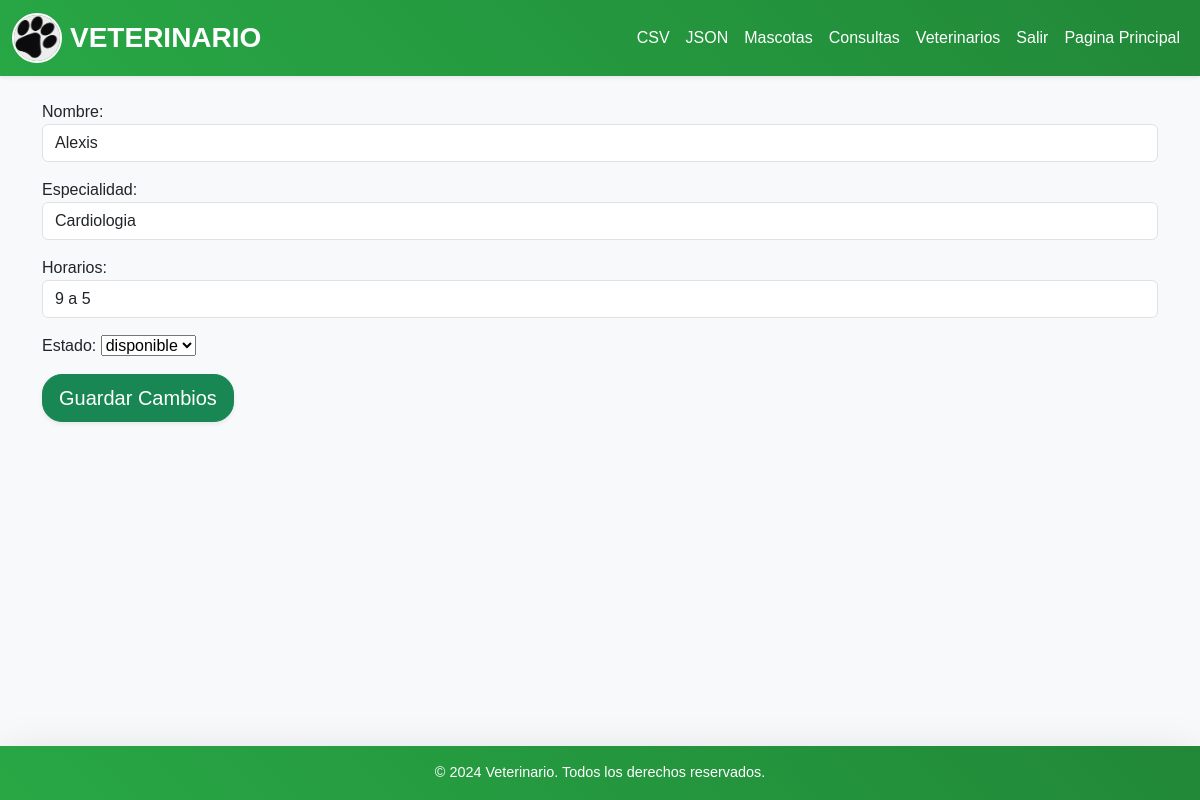
Screenshot of /veterinario/actualizar/1 (signed in) with the database file from the repository.
### core/models.py (models this page shows, shortened)
class Veterinario(models.Model):
    nombre = models.CharField("nombre", max_length=65)
    especialidad = models.CharField("especialidad", max_length=100)
    horarios = models.CharField("horarios", max_length=100)
    ESTADOS = [
        ("Disponible", "disponible"),
        ("Ocupado", "ocupado"),
    ]
    estado = models.CharField("estadio", max_length=11, choices=ESTADOS)
    class Meta:
        db_table = "veterinarios"

### core/views.py (the view)
# urls.py: path("veterinario/actualizar/<int:id>", upVeterinario, name="actualizar-veterinario"),
@login_required
def upVeterinario(request,id):
    veterinario = get_object_or_404(Veterinario, pk=id)
    if request.method == "POST":
        form = VeterinarioForm(request.POST, instance=veterinario)
        if form.is_valid():
            form.save()
            return redirect('veterinarios')
    else:
        form = VeterinarioForm(instance=veterinario)
    return render(request, "form_veterinario.html", {"form": form})

### core/forms.py
class VeterinarioForm(forms.ModelForm):
    estado = forms.ChoiceField(choices=Veterinario.ESTADOS)
    class Meta:
        model = Veterinario
        fields = ["nombre", "especialidad", "horarios", "estado", ]
        widgets = {
            'nombre' :forms.TextInput(attrs={'class': 'form-control', 'placeholder': "Nombre del veterinario"}),
            'especialidad' : forms.TextInput(attrs={'class' : 'form-control' , 'placeholder' : 'Especiealidad del Veterinario'}),
            'horarios' : forms.TextInput(attrs={'class' : 'form-control' , 'placeholder' : 'Horarios Disponibles'}),
            'estado': forms.Select(attrs={'class': 'form-control', 'placeholder': 'Estado del veterinario'}),
        }

### core/templates/form_veterinario.html (shortened to what this page needs)
{% extends 'base.html' %}
{% load static %}
{% block content %}
<!DOCTYPE html>
<html lang="en">
<head>
</head>
<body>
    <form action="" method="post">
        {{form.as_p}}
        <button type="submit" class="btn btn-success btn-lg  shadow-sm">
            Guardar Cambios
        </button>
    </form>
</body>
</html>
{% endblock %}

### core/static/styles.css (style rules this page uses)
.btn-primary, .btn-success , .btn-danger { border-radius: 20px; transition: transform 0.3s ease, background-color 0.3s ease; }

### rows the page displays
Veterinario: nombre "Alexis", especialidad "Cardiologia", horarios "9 a 5", estado "disponible"
